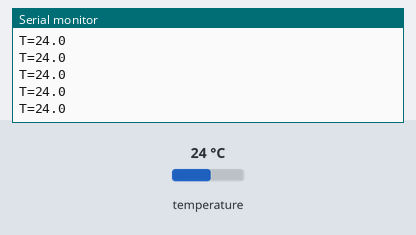
Simulated run of this sketch. Board: Arduino Uno, built with avr-gcc and run on an emulated ATmega328P. On the bench: the last lines printed to the serial monitor. Wiring (inferred from the names in the program): BMP280 pressure sensor at I2C address 0x76. The test bench sets the inputs (shaded band); at power-on: temperature 24 °C.

Above: at 1.2 s.
1.3 s: temperature set to 12 °C
At 2.4 s:
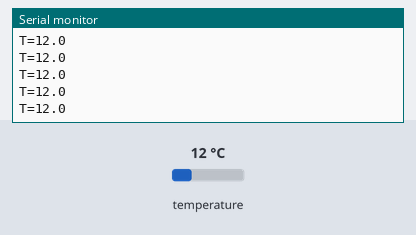
2.8 s: temperature set to 19 °C
At 3.6 s:
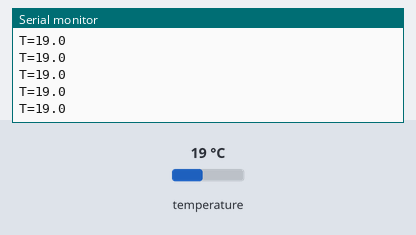
Timing chart, 0 to 5.8 s (numbered marks = the images above; inputs shaded):
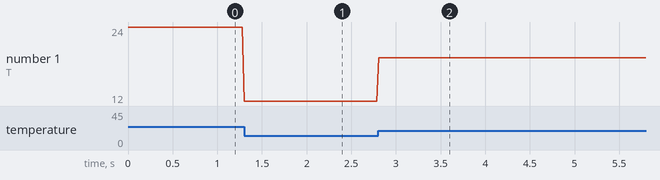

Measured:
- after the input at 1.3 s, the serial monitor: prints a new line at once (image 1)
- after the input at 2.8 s, the serial monitor: prints a new line at once (image 2)
- plotted number 1: 24 → 12 after the input at 1.3 s, 12 → 19 after the input at 2.8 s

The sketch:

avr-bmp280-temp.ino
```cpp
// Arduino Uno + one BMP280 at 0x76 on Wire (SDA = A4, SCL = A5).
//
// Prints the compensated temperature the part reports, so a test can tell
// which value the simulated sensor is holding: the one the project set, a
// value the sensor panel pushed while running, or the panel's own default.
// Registers are read directly (chip id, calibration, raw temperature and the
// datasheet's integer compensation) so there is no library in the way.
//
// Serial protocol (115200): BOOT, then once per loop "T=<c>" with one
// decimal, or "T=ERR" when the part does not answer.
//
// Rebuild: node project/board-buses-2026-09/harness/compile-fixture.mjs \
//   --fqbn arduino:avr:uno --out <this dir> <this dir>/avr-bmp280-temp.ino
#include <Wire.h>

#define BMP_ADDR 0x76

static bool readRegs(uint8_t reg, uint8_t *buf, uint8_t n) {
  Wire.beginTransmission(BMP_ADDR);
  Wire.write(reg);
  if (Wire.endTransmission(false) != 0) return false;
  if (Wire.requestFrom((uint8_t)BMP_ADDR, n) != n) return false;
  for (uint8_t i = 0; i < n; i++) buf[i] = Wire.read();
  return true;
}

static bool writeReg(uint8_t reg, uint8_t v) {
  Wire.beginTransmission(BMP_ADDR);
  Wire.write(reg);
  Wire.write(v);
  return Wire.endTransmission() == 0;
}

void setup() {
  Serial.begin(115200);
  Serial.println(F("BOOT"));
  Wire.begin();
}

void loop() {
  uint8_t id = 0, cal[6], raw[3];
  bool ok = readRegs(0xD0, &id, 1) && id == 0x58 && writeReg(0xF4, 0x27) &&
            readRegs(0x88, cal, 6) && readRegs(0xFA, raw, 3);
  if (!ok) {
    Serial.println(F("T=ERR"));
  } else {
    uint16_t T1 = cal[0] | (cal[1] << 8);
    int16_t T2 = (int16_t)(cal[2] | (cal[3] << 8));
    int16_t T3 = (int16_t)(cal[4] | (cal[5] << 8));
    int32_t adc = ((int32_t)raw[0] << 12) | ((int32_t)raw[1] << 4) | (raw[2] >> 4);
    int32_t v1 = ((((adc >> 3) - ((int32_t)T1 << 1))) * ((int32_t)T2)) >> 11;
    int32_t d = (adc >> 4) - (int32_t)T1;
    int32_t v2 = (((d * d) >> 12) * ((int32_t)T3)) >> 14;
    int32_t centi = ((v1 + v2) * 5 + 128) >> 8;
    Serial.print(F("T="));
    Serial.println(centi / 100.0, 1);
  }
  delay(20);
}
```
